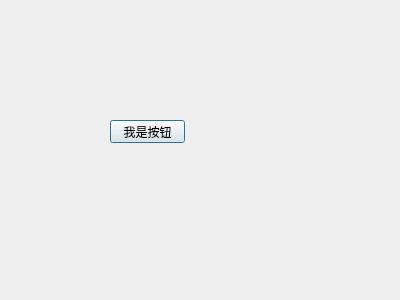
<?xml version="1.0" encoding="UTF-8"?>
<ui version="4.0">
 <class>Dialog</class>
 <widget class="QDialog" name="Dialog">
  <property name="geometry">
   <rect>
    <x>0</x>
    <y>0</y>
    <width>400</width>
    <height>300</height>
   </rect>
  </property>
  <property name="windowTitle">
   <string>Dialog</string>
  </property>
  <widget class="QPushButton" name="pushButton">
   <property name="geometry">
    <rect>
     <x>110</x>
     <y>120</y>
     <width>75</width>
     <height>23</height>
    </rect>
   </property>
   <property name="text">
    <string>我是按钮</string>
   </property>
  </widget>
 </widget>
 <resources/>
 <connections/>
</ui>
